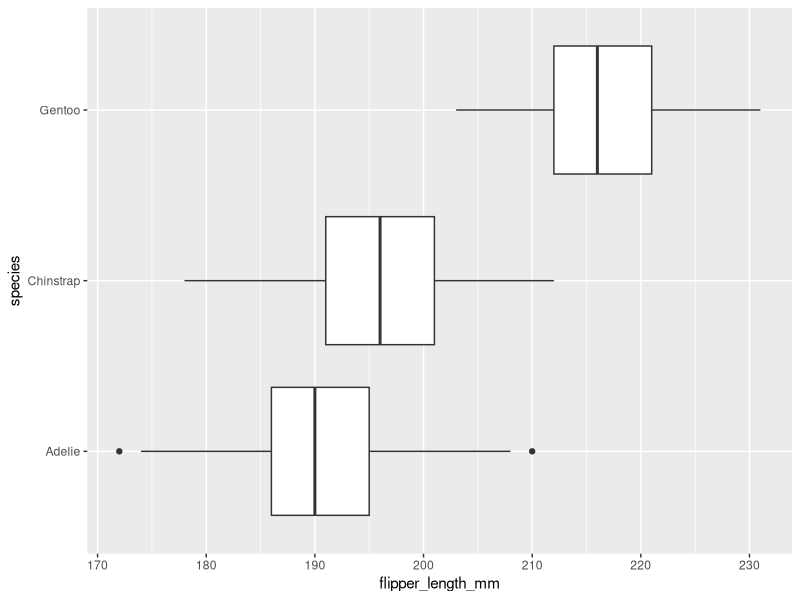
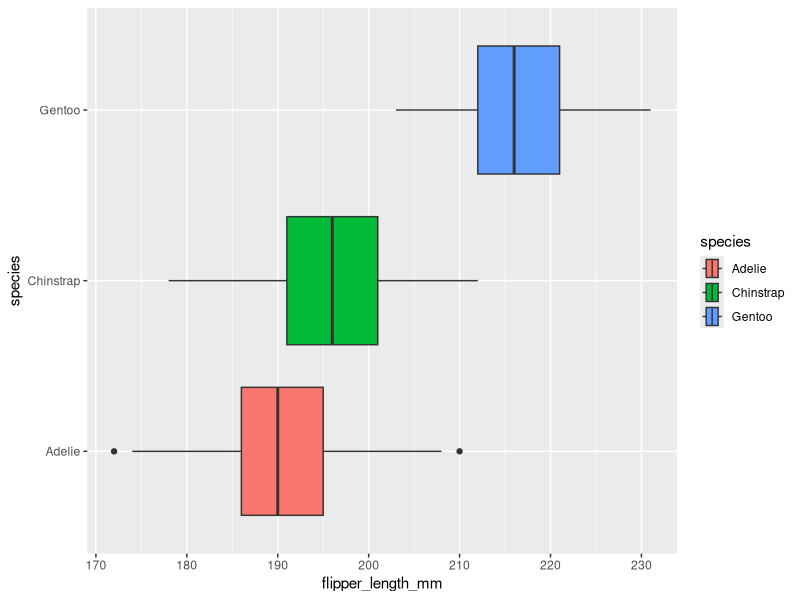
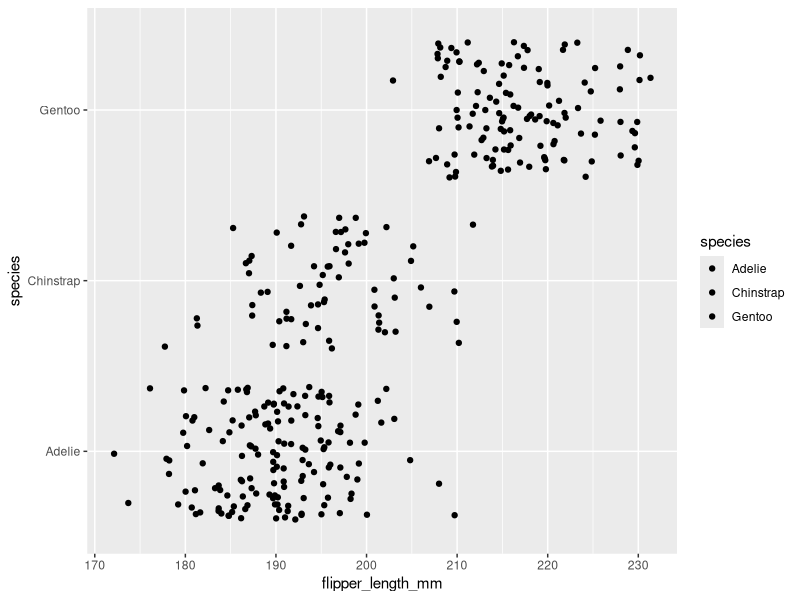
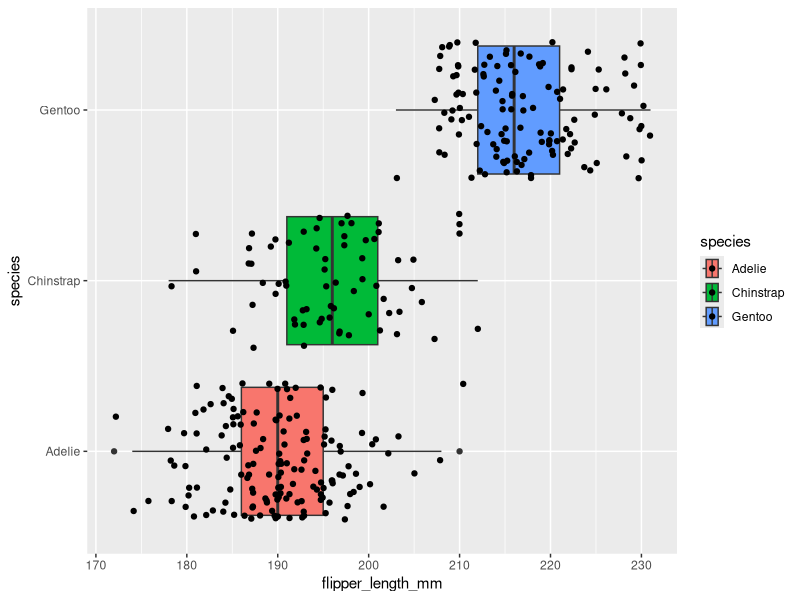
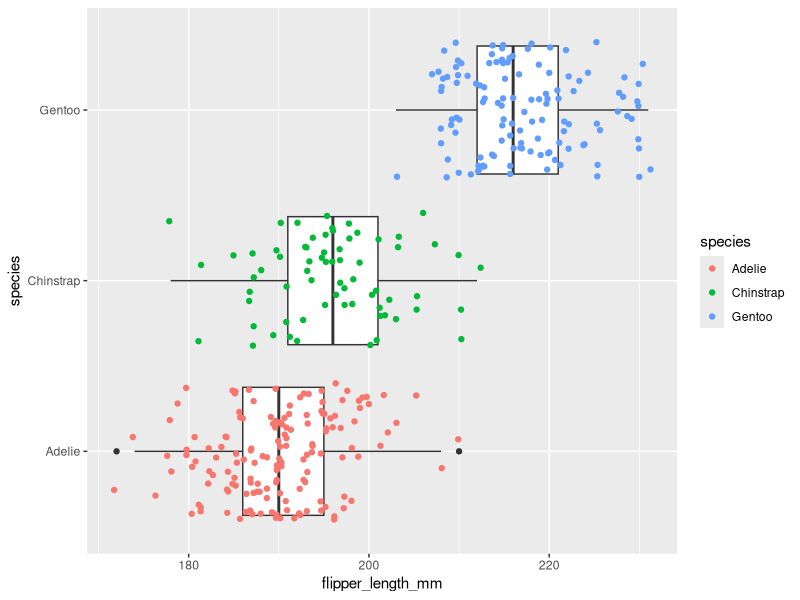

Write the R code that produced these figures, in order.
## ---- chunk 1
knitr::opts_chunk$set(error = TRUE)
## ---- chunk 2
library(palmerpenguins)
penguins
## ---- chunk 3
library(ggplot2)
## ---- chunk 4
ggplot(data = penguins, mapping = aes(x = flipper_length_mm, y = species)) +
  geom_boxplot()
## ---- chunk 5
ggplot(data = penguins, mapping = aes(x = flipper_length_mm, y = species, fill = species)) +
  geom_boxplot()
## ---- chunk 6
ggplot(data = penguins, mapping = aes(x = flipper_length_mm, y = species, fill = species )) +
  geom_jitter()
## ---- chunk 7
ggplot(data = penguins, mapping = aes(x = flipper_length_mm, y = species, fill = species)) +
  geom_boxplot()+  geom_jitter()

## ---- chunk 8
ggplot(data = penguins, mapping = aes(x = flipper_length_mm, y = species)) +
  geom_boxplot()+  geom_jitter(mapping = aes(color = species))
## ---- chunk 9

## ---- chunk 10

## ---- chunk 11

## ---- chunk 12

## ---- chunk 13

## ---- chunk 14

